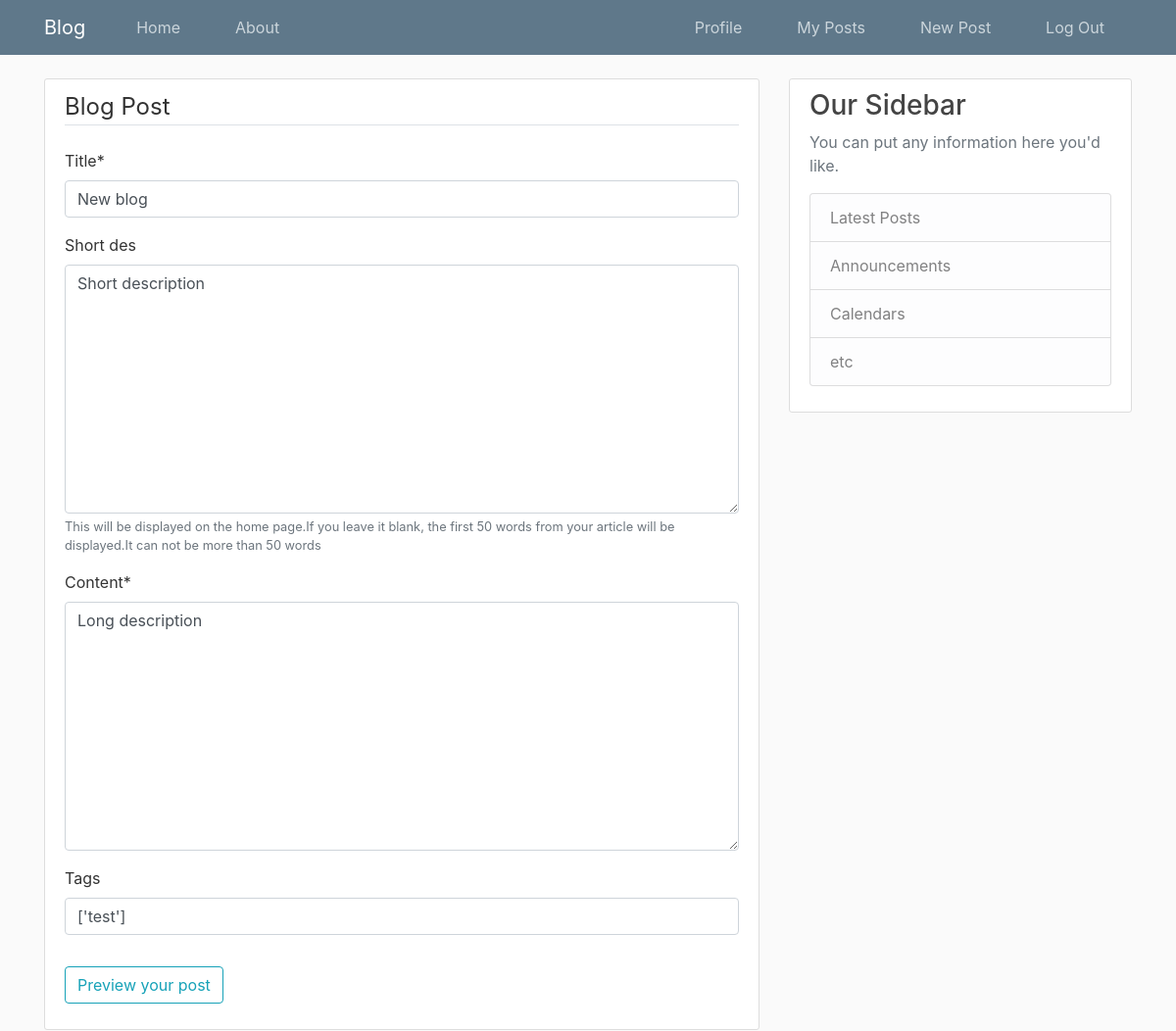
Page /blog/post/new-blog/update (signed in) on the earlier database version.
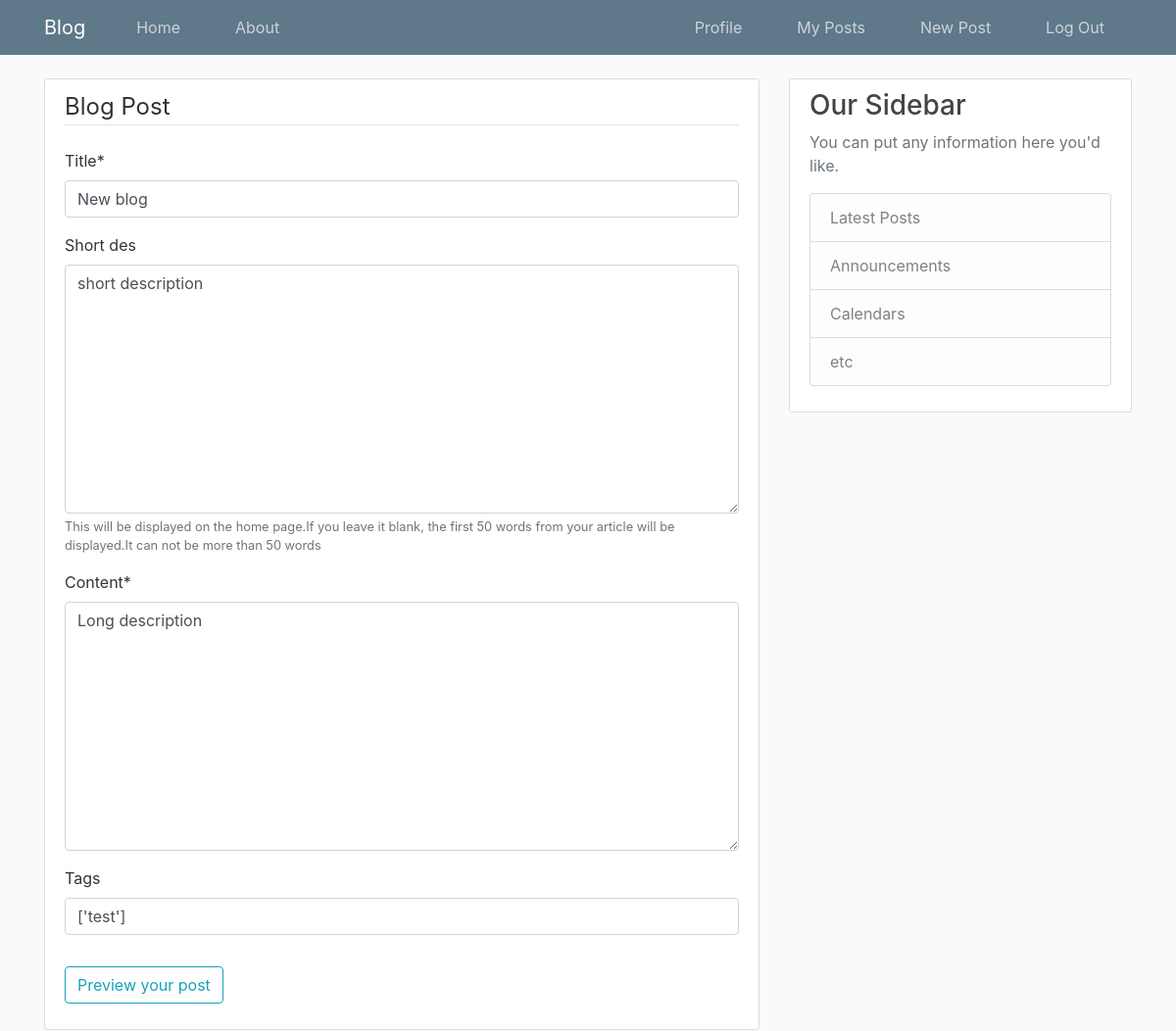
Same page on the later database version.
### Blog/models.py (models this page shows, shortened)
class Post(models.Model):
    title = models.CharField(max_length=80, unique=True)
    slug = models.SlugField(default='', max_length=80)
    short_des = models.TextField(help_text=('This will be displayed on the home page.'
                                    'If you leave it blank, the first 50 words from your article will be displayed.'
                                    'It can not be more than 50 words'),
                                    default='', max_length=500, blank=True
                                )
    content = models.TextField()
    tags = models.CharField(max_length=80, default='', blank=True)
    date_posted = models.DateTimeField(default=timezone.now)
    last_updated = models.DateTimeField(auto_now=True)
    author = models.ForeignKey(User, null=True, on_delete=models.SET_NULL)
    publish = models.BooleanField(default=False)

### Blog/views.py (the view, shortened to what this page needs)
# urls.py: path('post/<slug:slug>/update', PostUpdateView.as_view(), name='post-update'),
class PostUpdateView(LoginRequiredMixin, UserPassesTestMixin, UpdateView):
    model = Post
    fields = ['title', 'short_des', 'content', 'tags']
    def test_func(self):
        post = self.get_object()
        if self.request.user == post.author:
            return True
        return False

### Blog/templates/Blog/post_form.html (shortened to what this page needs)
{% extends "Blog/base.html" %} {% load crispy_forms_tags %} {% block content %}
<div class="content-section">
    <form method="post">
        <fieldset class="form-group">
            <legend class="border-bottom mb-4">Blog Post</legend>
            {{ form|crispy }}
        </fieldset>
        <div class="form-group">
            <button class="btn btn-outline-info" type="submit">Preview your post</button>
        </div>
    </form>
</div>
{% endblock content %}

Differences in the rows shown:
changed Post "New blog": short_des "Short description" → "short description"
